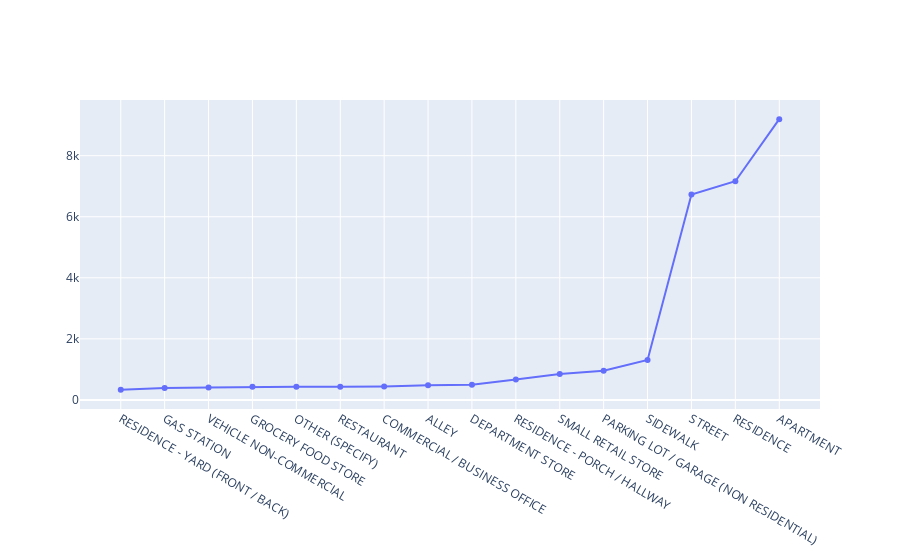

The notebook cell this image was saved under:
### Code cell
plt.figure(figsize=(30, 30))
df_count_crimes = df.groupby(["Location Description"]).size().reset_index(name="Count")
df_count_crimes = df_count_crimes[df_count_crimes["Count"] > 300]
df_count_crimes = df_count_crimes.sort_values(by="Count")
print(df_count_crimes["Location Description"])


import plotly.io as pio
import plotly.graph_objects as go
from plotly.subplots import make_subplots
import plotly.express as px

go.Figure(go.Scatter(x=df_count_crimes["Location Description"], y=df_count_crimes["Count"])).show()

### Figure 1 — Plotly figure (JSON) as saved in the notebook; plotly's stock layout.template omitted (floating-point values rounded to 4 significant figures)
{"data": [{"type": "scatter", "x": ["RESIDENCE - YARD (FRONT / BACK)", "GAS STATION", "VEHICLE NON-COMMERCIAL", "GROCERY FOOD STORE", "OTHER (SPECIFY)", "RESTAURANT", "COMMERCIAL / BUSINESS OFFICE", "ALLEY", "DEPARTMENT STORE", "RESIDENCE - PORCH / HALLWAY", "SMALL RETAIL STORE", "PARKING LOT / GARAGE (NON RESIDENTIAL)", "SIDEWALK", "STREET", "RESIDENCE", "APARTMENT"], "y": [331, 390, 404, 428, 429, 433, 441, 478, 497, 666, 847, 953, 1311, 6728, 7164, 9196]}], "layout": {}}
